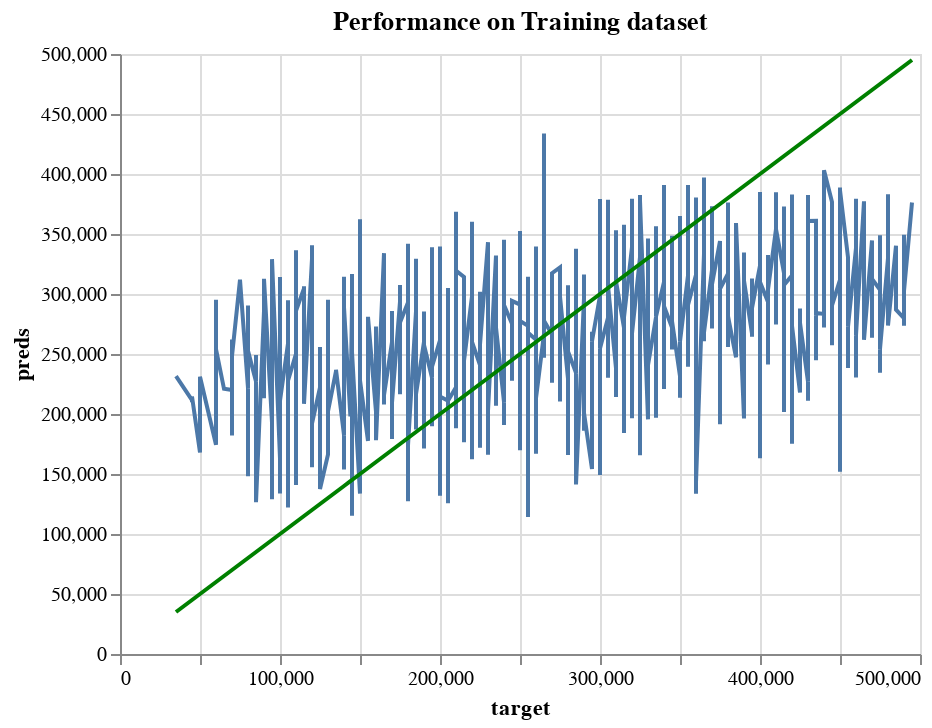

Source (notebook cell):
### Markdown cell above
These coefficients can give an intuition of how each feature impacts expected salary

### Code cell
#Illustration of model performance vs perfect prediction

# Graphic depiction of model's performance on Training dataset

perfect_test = alt.Chart(pd.DataFrame({'target': y_train, 'preds': y_train})).mark_line(color='green').encode(
    x='target',
    y='preds'
)

pred_chart_test = alt.Chart(pd.DataFrame({'target': y_train, 'preds': y_train_preds})).mark_line().encode(
    x='target',
    y='preds'
  )

combined_chart = (pred_chart_test + perfect_test).properties(
    title='Performance on Training dataset'
)

combined_chart

### Figure 1 — Vega-Lite specification as saved in the notebook (floating-point values rounded to 4 significant figures; data arrays with more than 128 entries replaced by an {"elided": "..."} marker saying what was removed)
{"config": {"view": {"continuousWidth": 400, "continuousHeight": 300}}, "layer": [{"data": {"name": "data-a1b577a2081cb1e44cd68e51f7f763f2"}, "mark": "line", "encoding": {"x": {"field": "target", "type": "quantitative"}, "y": {"field": "preds", "type": "quantitative"}}}, {"data": {"name": "data-39a7ebe71557072ef8c1836ee2185b70"}, "mark": {"type": "line", "color": "green"}, "encoding": {"x": {"field": "target", "type": "quantitative"}, "y": {"field": "preds", "type": "quantitative"}}}], "title": "Performance on Training dataset", "$schema": "https://vega.github.io/schema/vega-lite/v4.17.0.json", "datasets": {"data-a1b577a2081cb1e44cd68e51f7f763f2": {"elided": "1632 records"}, "data-39a7ebe71557072ef8c1836ee2185b70": {"elided": "1632 records"}}}
